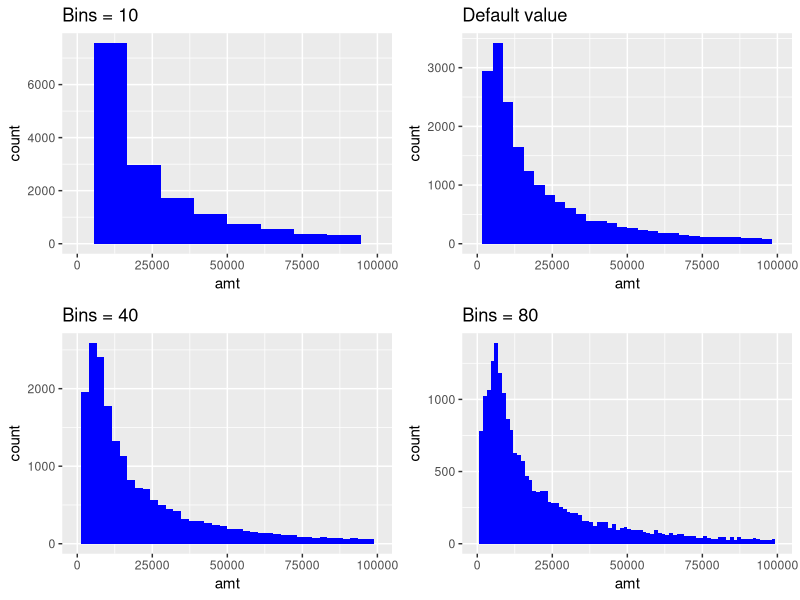
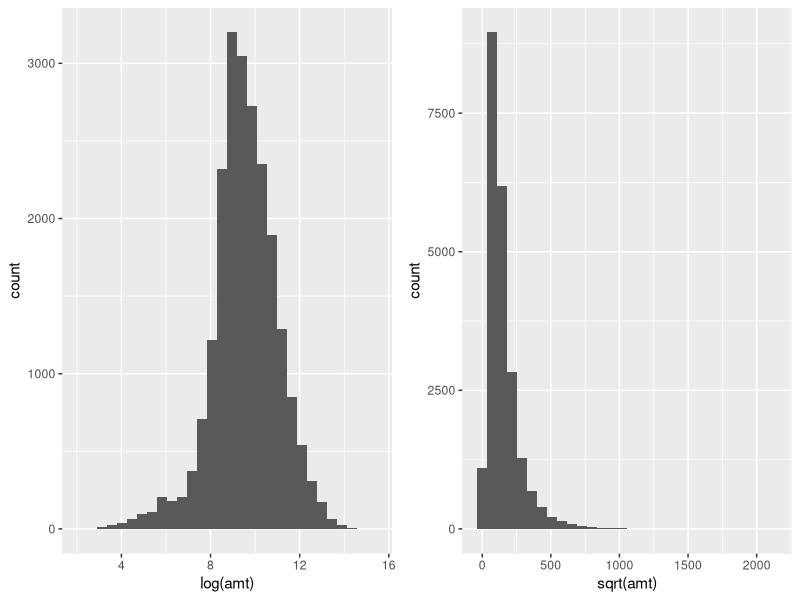
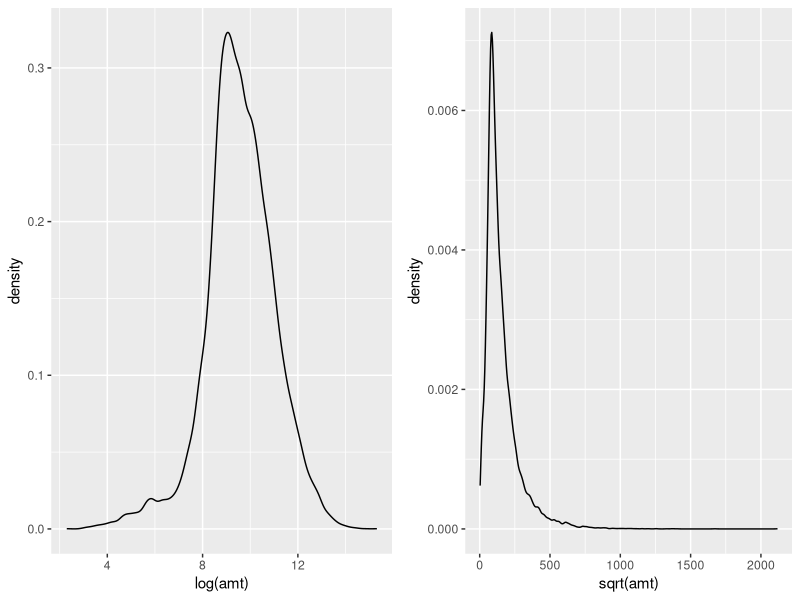
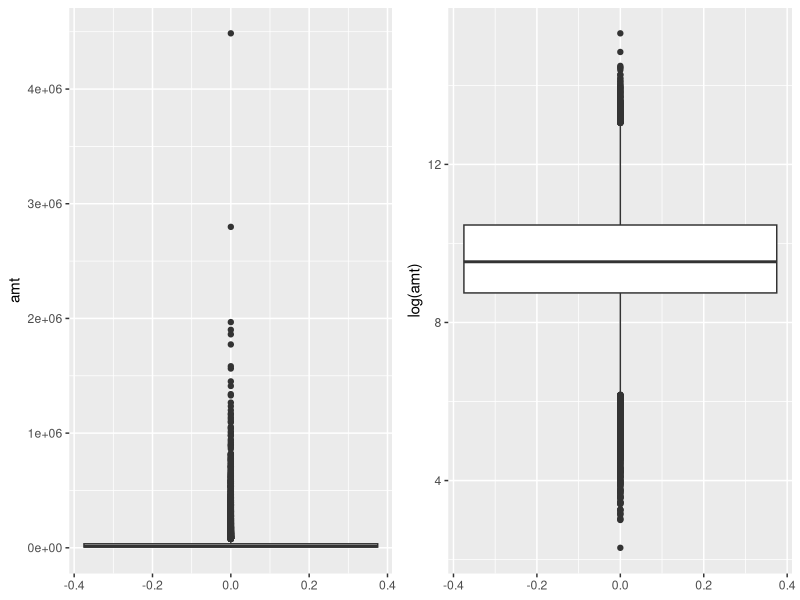
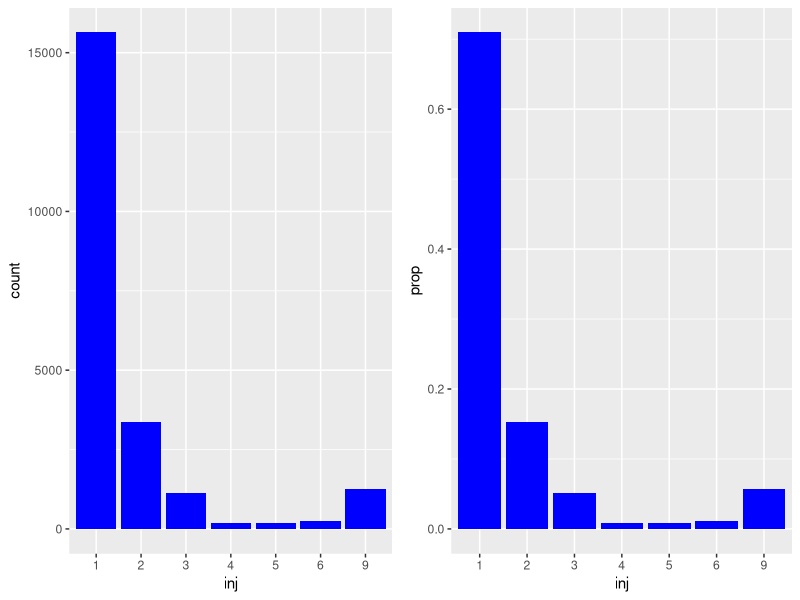
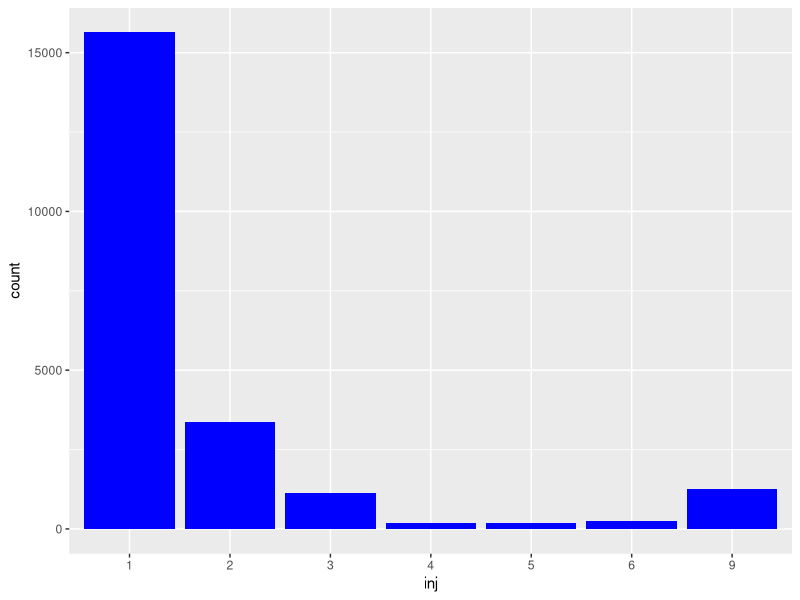
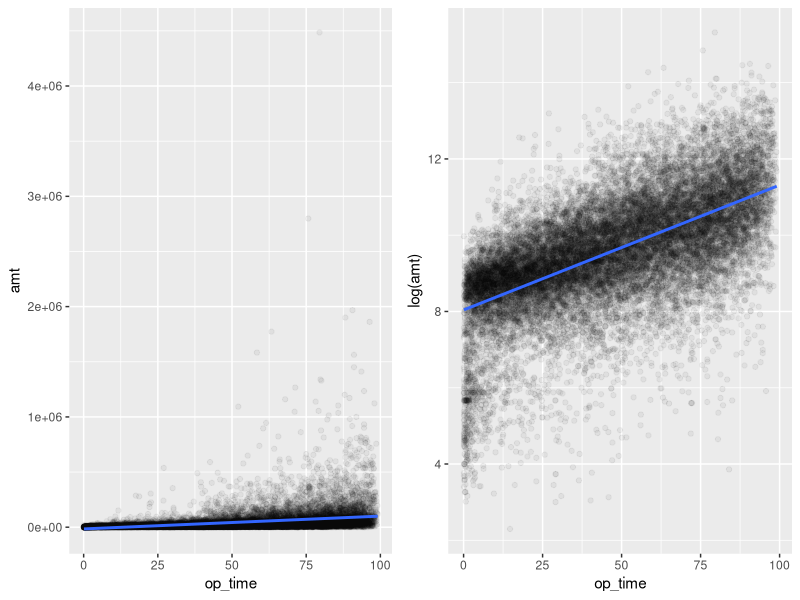
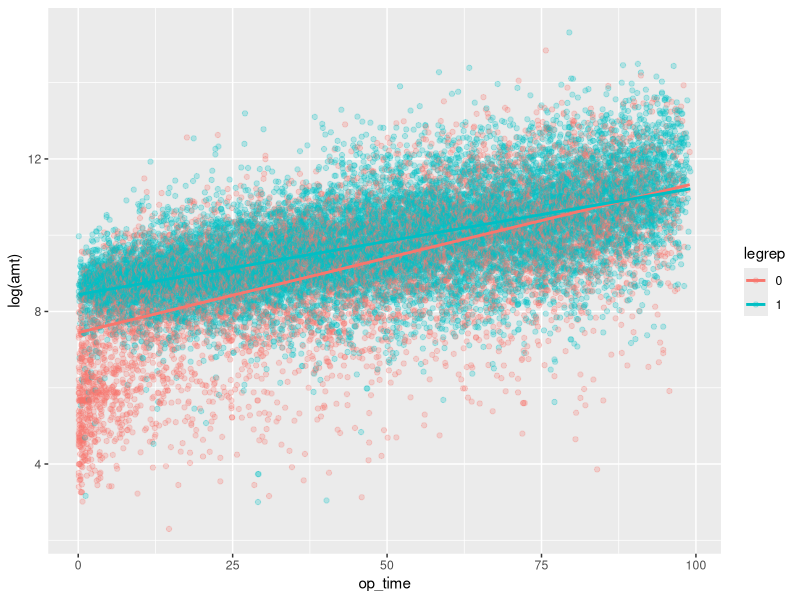

Source code (R) for these figures, in order:
## ---- chunk 1
# CHUNK 1
# Reload the data
persinj <- read.csv("persinj.csv")

summary(persinj$amt)
## ---- chunk 2
# CHUNK 2
persinj.0 <- persinj[persinj$legrep == 0, ]
persinj.1 <- persinj[persinj$legrep == 1, ]
summary(persinj.0$amt)
summary(persinj.1$amt)
sd(persinj.0$amt)
sd(persinj.1$amt)
## ---- chunk 3
# CHUNK 3
library(ggplot2)
p1 <- ggplot(persinj, aes(x = amt)) +
  geom_histogram(bins = 10, fill = "blue") +
  xlim(0, 100000) +
  ggtitle("Bins = 10")
p2 <- ggplot(persinj, aes(x = amt)) +
  geom_histogram(fill = "blue") +
  xlim(0, 100000) +
  ggtitle("Default value")
p3 <- ggplot(persinj, aes(x = amt)) +
  geom_histogram(bins = 40, fill = "blue") +
  xlim(0, 100000) +
  ggtitle("Bins = 40")
p4 <- ggplot(persinj, aes(x = amt)) +
  geom_histogram(bins = 80, fill = "blue") +
  xlim(0, 100000) +
  ggtitle("Bins = 80")

# uncomment the next line the first time you use the gridExtra package
#install.packages("gridExtra")

library(gridExtra)
grid.arrange(p1, p2, p3, p4, ncol = 2)
## ---- chunk 4
# CHUNK 4
p1 <- ggplot(persinj, aes(x = log(amt))) +
  geom_histogram()
p2 <- ggplot(persinj, aes(x = sqrt(amt))) +
  geom_histogram()
grid.arrange(p1, p2, ncol = 2)
## ---- chunk 5
# CHUNK 5
p1 <- ggplot(persinj, aes(x = log(amt))) +
  geom_density()
p2 <- ggplot(persinj, aes(x = sqrt(amt))) +
  geom_density()
grid.arrange(p1, p2, ncol = 2)
## ---- chunk 6
# CHUNK 6
p1 <- ggplot(persinj, aes(y = amt)) +
  geom_boxplot()
p2 <- ggplot(persinj, aes(y = log(amt))) +
  geom_boxplot()
grid.arrange(p1, p2, ncol = 2)
## ---- chunk 7
# CHUNK 7
table(persinj$inj)
table(persinj$inj)/nrow(persinj)
## ---- chunk 8
# CHUNK 8
# first convert inj and legrep to factors (original data type is integer)
persinj$inj <- as.factor(persinj$inj)
persinj$legrep <- as.factor(persinj$legrep)

p1 <- ggplot(persinj, aes(x = inj)) +
  geom_bar(fill = "blue")
p2 <- ggplot(persinj, aes(x = inj)) +
  geom_bar(fill = "blue", aes(y = ..prop.., group = 1))
grid.arrange(p1, p2, ncol = 2)
## ---- chunk 9
# CHUNK 9
# Uncomment the next line the first time you use the tidyverse package
#install.packages("tidyverse")

library(tidyverse)
persinj_by_inj <- persinj %>%
  group_by(inj) %>%       # grouped by inj
  summarize(count = n())  # count the no. of observations for each level of inj
persinj_by_inj
## ---- chunk 10
# CHUNK 10
ggplot(persinj_by_inj, aes(x = inj, y = count)) +
  geom_col(fill = "blue")
## ---- chunk 11
# CHUNK 11
cor(persinj$amt, persinj$op_time)
cor(log(persinj$amt), persinj$op_time)
## ---- chunk 12
# CHUNK 12
X <- c(-1, 0 , 1)
Y <- c(1, 0, 1)

cor(X, Y)
## ---- chunk 13
# CHUNK 13
p1 <- ggplot(persinj, aes(x = op_time, y = amt)) +
  geom_point(alpha = 0.05) +
  geom_smooth(method = "lm", se = FALSE)
p2 <- ggplot(persinj, aes(x = op_time, y = log(amt))) +
  geom_point(alpha = 0.05) +
  geom_smooth(method = "lm", se = FALSE)
grid.arrange(p1, p2, ncol = 2)
## ---- chunk 14
# CHUNK 14
ggplot(persinj, aes(x = op_time, y = log(amt), color = legrep)) +
  geom_point(alpha = 0.25) +
  geom_smooth(method = "lm", se = FALSE)
## ---- chunk 15
# CHUNK 15
persinj %>%
  group_by(inj) %>%
  summarize(
    mean = mean(log(amt)),
    median = median(log(amt)),
    n = n()
  )

persinj %>%
  group_by(legrep) %>%
  summarize(
    mean = mean(log(amt)),
    median = median(log(amt)),
    n = n()
  )
## ---- chunk 16
# CHUNK 16
p1 <- ggplot(persinj, aes(x = inj, y = log(amt))) +
  geom_boxplot()
p2 <- ggplot(persinj, aes(x = legrep, y = log(amt))) +
  geom_boxplot()
grid.arrange(p1, p2, ncol = 2)
## ---- chunk 17
# CHUNK 17
ggplot(persinj, aes(x = inj, y = log(amt), fill = legrep)) +
  geom_boxplot()
## ---- chunk 18
# CHUNK 18
p1 <- ggplot(persinj, aes(x = log(amt), fill = legrep)) +
  geom_histogram()
p2 <- ggplot(persinj, aes(x = log(amt), y = ..density.., fill = legrep)) +
  geom_histogram(position = "dodge")
grid.arrange(p1, p2)
## ---- chunk 19
# CHUNK 19
table(persinj$legrep, persinj$inj)
## ---- chunk 20
# CHUNK 20
p1 <- ggplot(persinj, aes(x = inj, fill = legrep)) +
  geom_bar()
p2 <- ggplot(persinj, aes(x = inj, fill = legrep)) +
  geom_bar(position = "dodge")
p3 <- ggplot(persinj, aes(x = inj, fill = legrep)) +
  geom_bar(position = "fill") +
  ylab("Proportion")
grid.arrange(p1, p2, p3, ncol = 2)
